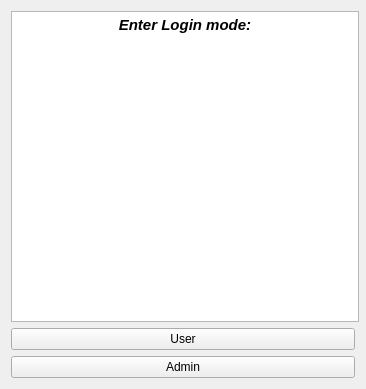
<?xml version="1.0" encoding="UTF-8"?>
<ui version="4.0">
 <class>LifeAfterSchoolClass</class>
 <widget class="QMainWindow" name="LifeAfterSchoolClass">
  <property name="geometry">
   <rect>
    <x>0</x>
    <y>0</y>
    <width>366</width>
    <height>389</height>
   </rect>
  </property>
  <property name="minimumSize">
   <size>
    <width>281</width>
    <height>0</height>
   </size>
  </property>
  <property name="windowTitle">
   <string> LifeAfterSchool</string>
  </property>
  <property name="autoFillBackground">
   <bool>false</bool>
  </property>
  <widget class="QWidget" name="centralWidget">
   <layout class="QVBoxLayout" name="verticalLayout_2">
    <item alignment="Qt::AlignHCenter">
     <widget class="QTextEdit" name="textEdit">
      <property name="minimumSize">
       <size>
        <width>348</width>
        <height>311</height>
       </size>
      </property>
      <property name="html">
       <string>&lt;!DOCTYPE HTML PUBLIC &quot;-//W3C//DTD HTML 4.0//EN&quot; &quot;http://www.w3.org/TR/REC-html40/strict.dtd&quot;&gt;
&lt;html&gt;&lt;head&gt;&lt;meta name=&quot;qrichtext&quot; content=&quot;1&quot; /&gt;&lt;meta charset=&quot;utf-8&quot; /&gt;&lt;style type=&quot;text/css&quot;&gt;
p, li { white-space: pre-wrap; }
hr { height: 1px; border-width: 0; }
li.unchecked::marker { content: &quot;\2610&quot;; }
li.checked::marker { content: &quot;\2612&quot;; }
&lt;/style&gt;&lt;/head&gt;&lt;body style=&quot; font-family:'Segoe UI'; font-size:9pt; font-weight:400; font-style:normal;&quot;&gt;
&lt;p align=&quot;center&quot; style=&quot; margin-top:0px; margin-bottom:0px; margin-left:0px; margin-right:0px; -qt-block-indent:0; text-indent:0px;&quot;&gt;&lt;span style=&quot; font-size:11pt; font-weight:700; font-style:italic;&quot;&gt;Enter Login mode:&lt;/span&gt;&lt;/p&gt;&lt;/body&gt;&lt;/html&gt;</string>
      </property>
     </widget>
    </item>
    <item>
     <widget class="QPushButton" name="loginUserButton">
      <property name="text">
       <string>User</string>
      </property>
     </widget>
    </item>
    <item>
     <widget class="QPushButton" name="loginAdminButton">
      <property name="text">
       <string>Admin</string>
      </property>
     </widget>
    </item>
   </layout>
  </widget>
  <action name="actionNew_window">
   <property name="text">
    <string> New window</string>
   </property>
  </action>
 </widget>
 <layoutdefault spacing="6" margin="11"/>
 <resources>
  <include location="LifeAfterSchool.qrc"/>
 </resources>
 <connections/>
</ui>
